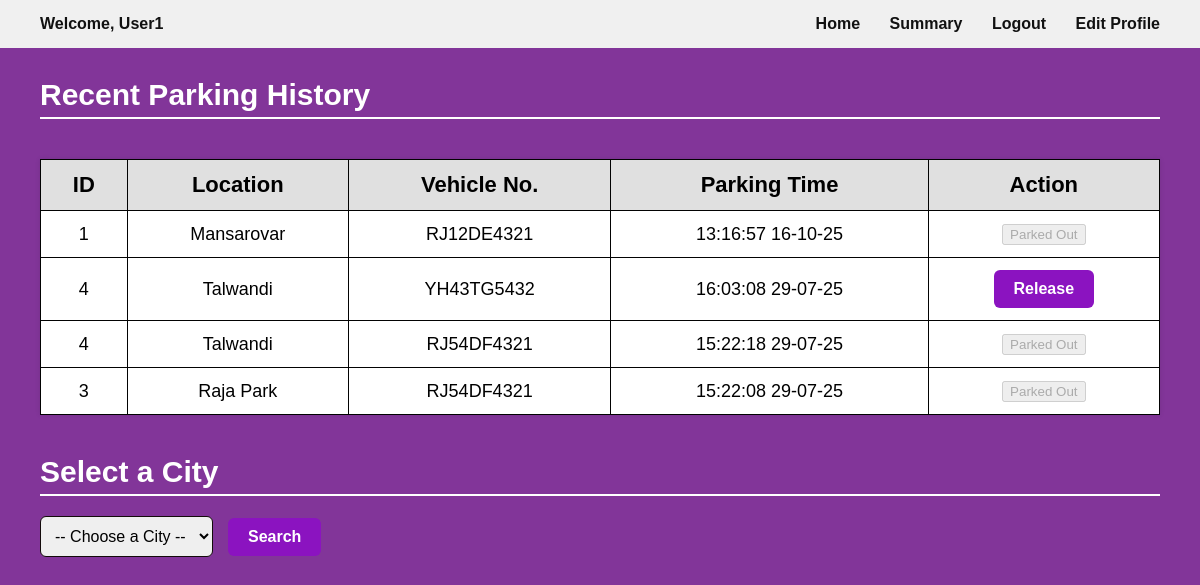
/user_dashboard/2, run on the app's committed database.
### models.py (models this page shows)
class User(db.Model):
    __tablename__ = 'users'
    id = db.Column(db.Integer, primary_key=True, autoincrement=True)
    email = db.Column(db.String(100), unique=True, nullable=False)
    password = db.Column(db.String(255), nullable=False)
    full_name = db.Column(db.String(100), nullable=False)
    address = db.Column(db.String(100), nullable=False)
    pin_code = db.Column(db.String(10), nullable=False)
    role = db.Column(db.SmallInteger, nullable=False, default=0)  # 0 = user, 1 = admin

class Reservation(db.Model):
    id = db.Column(db.Integer, primary_key=True)
    user_id = db.Column(db.Integer, db.ForeignKey('users.id'), nullable=False)
    spot_id = db.Column(db.Integer, db.ForeignKey('parking_spot.id'), nullable=False)
    vehicle_number = db.Column(db.String(20), nullable=True)
    parking_time = db.Column(db.DateTime, default=datetime.utcnow)
    leaving_time = db.Column(db.DateTime, nullable=True)
    cost_per_unit_time = db.Column(db.Float, nullable=False)

class ParkingLot(db.Model):
    id = db.Column(db.Integer, primary_key=True)
    prime_location_name = db.Column(db.String(100), nullable=False)
    price = db.Column(db.Float, nullable=False)
    address = db.Column(db.String(200), nullable=False)
    city = db.Column(db.String(50), nullable=False)
    pin_code = db.Column(db.String(10), nullable=False)
    max_number_of_spots = db.Column(db.Integer, nullable=False)
    spots = db.relationship('ParkingSpot', backref='lot', lazy=True)

### app.py (the view)
@app.route('/user_dashboard/<int:user_id>')
def user_dashboard(user_id):
    user = User.query.get_or_404(user_id)
    lots = ParkingLot.query.all()
    reservations = Reservation.query.filter_by(user_id=user.id).order_by(Reservation.parking_time.desc()).limit(7).all()
    for lot in lots:
        lot.available_count = ParkingSpot.query.filter_by(lot_id=lot.id, status='A').count()
    return render_template('user_dashboard.html', user=user, lots=[], reservations=reservations)

### templates/user_dashboard.html (shortened to what this page needs)
<!DOCTYPE html>
<html>
<head>
    <link rel="stylesheet" href="{{ url_for('static', filename='style.css') }}">
</head>
<header>
    <div class="top-bar">
        <strong>Welcome, {{ user.full_name.split(' ')[0] }}</strong>
        <div>
            <a href="{{ url_for('user_dashboard', user_id=user.id) }}">Home</a>
            <a href="{{ url_for('summary', user_id=user.id) }}" >Summary</a>
            <a href="{{ url_for('login') }}">Logout</a>
            <a href="{{ url_for('edit_profile', user_id=user.id) }}">Edit Profile</a>
        </div>
    </div>
</header>
<body>
    <h2 class="heading">Recent Parking History</h2>
    <div class="section-title">
        <table border="1" cellpadding="10" cellspacing="0">
            <tr>
               <th>ID</th>
                <th>Location</th>
                <th>Vehicle No.</th>
                <th>Parking Time</th>
                <th>Action</th>
            </tr>
            {% for res in reservations %}
            <tr>
                <td>{{ res.spot.lot.id }}</td>
                <td>{{ res.spot.lot.prime_location_name }}</td>
                <td>{{ res.vehicle_number }}</td>
                <td>{{ res.parking_time.strftime('%H:%M:%S  %d-%m-%y') }}</td>
                <td>
                    {% if not res.leaving_time %}
                        <form action="{{ url_for('release_spot', res_id=res.id) }}" method="GET">
                            <button type="submit" class="btn">Release</button>
                        </form>
                    {% else %}
                        <button disabled>Parked Out</button>
                    {% endif %}
                </td>
            </tr>
            {% endfor %}
        </table>
    </div>
    <b><h2 class="heading">Select a City</h2></b>
    <form method="POST" action="{{ url_for('search_by_city', user_id=user.id) }}" class="city-form">
        <select name="city" class="dropdown" required>
            <option value=""disabled selected>-- Choose a City --</option>
        </select>
        <button type="submit" class="btn">Search</button>
    </form>
</body>
</html>

### static/style.css (style rules this page uses)
body { margin: 0; font-family: Arial, sans-serif; background-color: #823599; color: white; justify-content: center; }
.top-bar { background-color: #f0f0f0; color: #111; display: flex; justify-content: space-between; align-items: center; padding: 15px 40px; }
.top-bar a { margin-left: 25px; font-weight: bold; text-decoration: none; color: #111; }
.section-title { margin: 40px; font-size: 22px; font-weight: bold; color: white; }
.heading { color: white; font-size: 30px; font-weight: bold; margin: 30px 40px 20px; border-bottom: 2px solid white; padding-bottom: 5px; }
h2 { color: white; font-size: 30px; font-weight: bold; margin: 30px 70px 20px; padding-bottom: 5px; font-family: 'Lucida Sans', 'Lucida Sans Regular', 'Lucida Grande', 'Lucida Sans Unicode', Geneva, Verdana, sans-serif; }
.city-form { display: flex; align-items: center; gap: 15px; margin: 0 40px 30px; }
.dropdown { padding: 10px; border-radius: 6px; border: 1px solid #130b0b; font-size: 16px; }
.btn, a.btn { display: inline-block; text-align: center; text-decoration: none; padding: 10px 20px; font-size: 16px; font-weight: bold; background-color: #d9c5df; color: rgb(19, 17, 17); border-radius: 6px; border: none; cursor: pointer; transition: background-color 0.3s ease; }
.btn, .f2btn:hover { background-color: #8b13c0; color: white; }
table { width: 100%; border-collapse: collapse; font-family: Arial, sans-serif; background-color: white; box-shadow: 0 0 5px rgba(0, 0, 0, 0.1); color: black; }
td { font-size: large; font-weight: 500; padding: 12px; border: 1px solid #020202; text-align: center; }
th { background-color: #e0e0e0; padding: 12px; border: 1px solid #020202; text-align: center; }

### data on the page
User: full_name "User1"
Reservation: spot.lot.id "1", spot.lot.prime_location_name "Mansarovar", vehicle_number "RJ12DE4321", parking_time "13:16:57 16-10-25", shows "Parked Out"
Reservation: spot.lot.id "4", spot.lot.prime_location_name "Talwandi", vehicle_number "YH43TG5432", parking_time "16:03:08 29-07-25"
Reservation: spot.lot.id "4", spot.lot.prime_location_name "Talwandi", vehicle_number "RJ54DF4321", parking_time "15:22:18 29-07-25", shows "Parked Out"
Reservation: spot.lot.id "3", spot.lot.prime_location_name "Raja Park", vehicle_number "RJ54DF4321", parking_time "15:22:08 29-07-25", shows "Parked Out"
